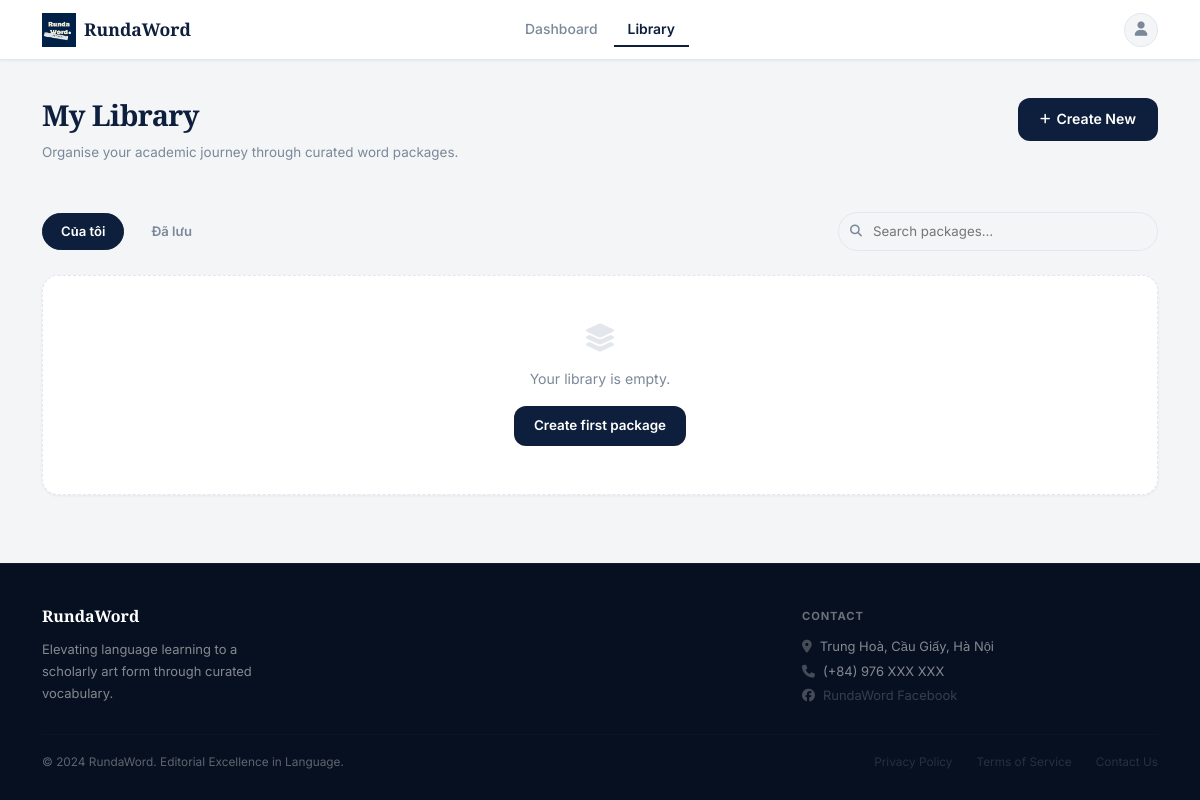
The app's page /packages (signed in), older data.
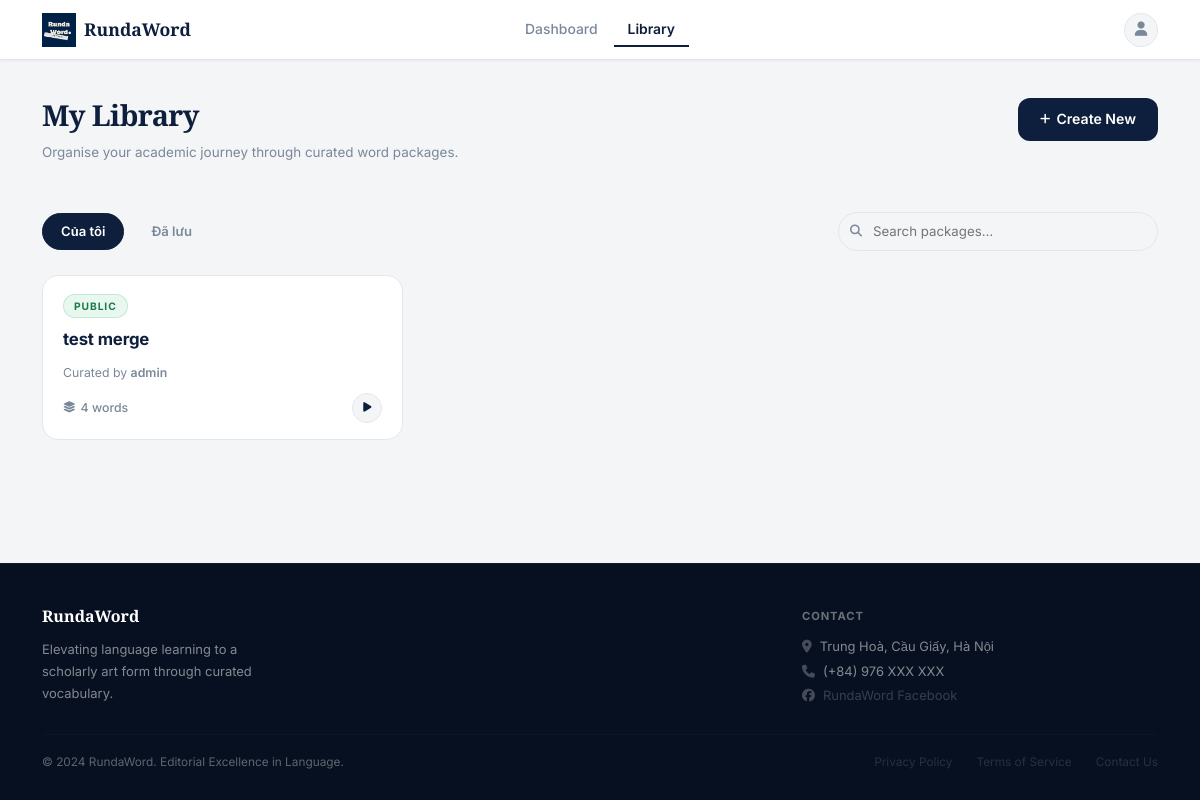
The same page, newer data.
### main.py (models this page shows, shortened)
class VocabPackage(db.Model):
    __tablename__ = 'vocab_packages'
    id                  = db.Column(db.Integer, primary_key=True)
    package_name        = db.Column(db.String(100), nullable=False)
    package_description = db.Column(db.Text)
    created_at          = db.Column(db.DateTime, default=datetime.utcnow)
    updated_at          = db.Column(db.DateTime, default=datetime.utcnow)
    user_id             = db.Column(db.Integer, db.ForeignKey('users.id'), nullable=False)
    is_public           = db.Column(db.Boolean, default=True)
    vocabularies = db.relationship(
        'Vocabulary', backref='package', lazy=True, cascade='all, delete-orphan'
    )

class User(UserMixin, db.Model):
    __tablename__ = 'users'
    id            = db.Column(db.Integer, primary_key=True)
    username      = db.Column(db.String(50),  unique=True, nullable=False)
    name          = db.Column(db.String(100))
    email         = db.Column(db.String(120), unique=True, nullable=False)
    password_hash = db.Column(db.String(255), nullable=False)
    role          = db.Column(db.Integer, default=ROLE_USER, nullable=False)  # 0=user, 1=admin
    created_at    = db.Column(db.DateTime, default=datetime.utcnow)
    packages = db.relationship(
        'VocabPackage', backref='user', lazy=True, cascade='all, delete-orphan',
        foreign_keys='VocabPackage.user_id'
    )
    saved_packages = db.relationship(
        'VocabPackage', secondary=user_saved_packages,
        backref=db.backref('saved_by', lazy='dynamic'), lazy='dynamic'
    )
    @property
    def is_admin(self):
        return self.role == ROLE_ADMIN

### main.py (the view)
@app.route('/packages')
@login_required
def packages():
    q   = request.args.get('q', '').strip()
    tab = request.args.get('tab', 'mine')
    if q:
        pkgs       = search_packages(q)
        saved_pkgs = []
        if not pkgs:
            flash('Không tìm thấy gói từ phù hợp.', 'warning')
    else:
        if tab == 'saved':
            pkgs       = []
            saved_pkgs = current_user.saved_packages \
                .order_by(VocabPackage.updated_at.desc()).all()
        else:
            pkgs = VocabPackage.query.filter_by(user_id=current_user.id) \
                .order_by(VocabPackage.updated_at.desc()).all()
            saved_pkgs = []
    return render_template(
        'packages.html',
        packages=pkgs, saved_packages=saved_pkgs,
        tab=tab, search_query=q
    )

### main.py (called while the page is built)
@login_manager.user_loader
def load_user(user_id):
    return User.query.get(int(user_id))

### templates/packages.html (shortened to what this page needs)
{% extends "base.html" %}
{% block content %}
<div class="container" style="padding-top:32px;padding-bottom:64px;">
  <div class="d-flex justify-content-between align-items-start mb-5">
    <div>
      <div class="library-title">My Library</div>
      <div class="library-subtitle">Organise your academic journey through curated word packages.</div>
    </div>
    <a href="{{ url_for('create_package') }}" class="btn-navy" style="white-space:nowrap;margin-top:6px;">
      <i class="fas fa-plus" style="font-size:0.74rem;"></i> Create New
    </a>
  </div>
  <div class="lib-tab-row">
    {% if not search_query %}
    <a href="{{ url_for('packages', tab='mine') }}"
       class="lib-tab {% if tab == 'mine' %}active{% endif %}">Của tôi</a>
    <a href="{{ url_for('packages', tab='saved') }}"
       class="lib-tab {% if tab == 'saved' %}active{% endif %}">Đã lưu</a>
    {% endif %}
    <form method="GET" action="{{ url_for('packages') }}" class="lib-search">
      <i class="fas fa-search si"></i>
      <input type="text" name="q" placeholder="Search packages…" value="{{ search_query or '' }}">
    </form>
  </div>
  {% if search_query %}
  <div style="font-size:0.82rem;color:var(--text-muted);margin-bottom:20px;font-weight:500;">
    Results for "<strong style="color:var(--navy);">{{ search_query }}</strong>"
    <a href="{{ url_for('packages') }}" style="margin-left:10px;color:var(--text-muted);text-decoration:none;">✕ Clear</a>
  </div>
  {% if packages %}
  <div class="pkg-grid">
    {% for pkg in packages %}
    <a href="{{ url_for('package_detail', package_id=pkg.id) }}" class="pkg-card">
      <div class="pkg-card-top">
        <span class="pkg-badge {% if pkg.is_public %}public{% else %}private{% endif %}">
          {% if pkg.is_public %}Public{% else %}Private{% endif %}
        </span>
        <div class="pkg-author-avatar"><i class="fas fa-user" style="font-size:0.65rem;"></i></div>
      </div>
      <div class="pkg-name">{{ pkg.package_name }}</div>
      <div class="pkg-author">by <strong>{{ pkg.user.username if pkg.user else '—' }}</strong></div>
      <div class="pkg-meta">
        <span class="pkg-word-count"><i class="fas fa-layer-group" style="font-size:0.7rem;"></i> {{ pkg.vocabularies|length }} words</span>
        <span class="pkg-play-btn"><i class="fas fa-play"></i></span>
      </div>
    </a>
    {% endfor %}
  </div>
  {% else %}
  <div class="rw-card text-center py-5">
    <i class="fas fa-search fa-2x mb-3" style="color:var(--border);"></i>
    <p style="color:var(--text-muted);margin:0;">No packages found.</p>
  </div>
  {% endif %}
  {% else %}
  {% if packages %}
  <div class="pkg-grid">
    {% for pkg in packages %}
    <a href="{{ url_for('package_detail', package_id=pkg.id) }}" class="pkg-card">
      <div class="pkg-card-top">
        <span class="pkg-badge {% if pkg.is_public %}public{% else %}private{% endif %}">
          {% if pkg.is_public %}Public{% else %}Private{% endif %}
        </span>
      </div>
      <div class="pkg-name">{{ pkg.package_name }}</div>
      <div class="pkg-author">Curated by <strong>{{ current_user.username }}</strong></div>
      <div class="pkg-meta">
        <span class="pkg-word-count"><i class="fas fa-layer-group" style="font-size:0.7rem;"></i> {{ pkg.vocabularies|length }} words</span>
        <span class="pkg-play-btn"><i class="fas fa-play"></i></span>
      </div>
    </a>
    {% endfor %}
  </div>
  {% else %}
  <div class="rw-card text-center py-5" style="border-style:dashed;">
    <i class="fas fa-layer-group fa-2x mb-3" style="color:var(--border);"></i>
    <p style="color:var(--text-muted);margin-bottom:16px;font-size:0.88rem;">Your library is empty.</p>
    <a href="{{ url_for('create_package') }}" class="btn-navy" style="font-size:0.84rem;padding:9px 20px;">Create first package</a>
  </div>
  {% endif %}
  {% endif %}
</div>
{% endblock %}

Row changes from the older to the newer data that the page shows:
added VocabPackage: is_public "PUBLIC", package_name "test merge", vocabularies|length "4"
now on this page (row unchanged): User: username "admin"
Text that changed along with them:
text no longer shown: "Your library is empty. Create first package"
